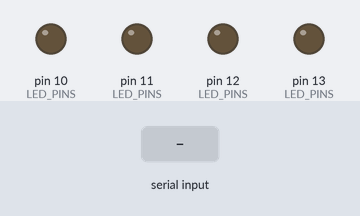
Bench run of a sketch on a simulated Arduino Uno, built with avr-gcc and run on an emulated ATmega328P. Shown: output pins drawn as LEDs (lit = HIGH). Inputs (shaded band) come from the test bench.

Above: at 1.2 s.
1.3 s: "r" received over Serial
At 2.0 s:
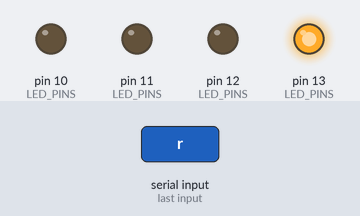
2.8 s: "y" received over Serial
At 3.1 s:
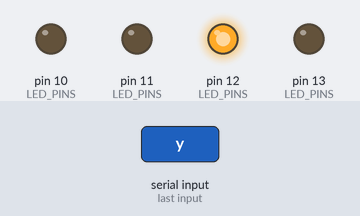
4.3 s: "g" received over Serial
At 5.4 s:
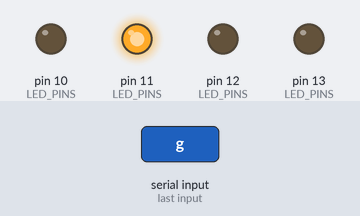
5.8 s: "b" received over Serial
At 6.6 s:
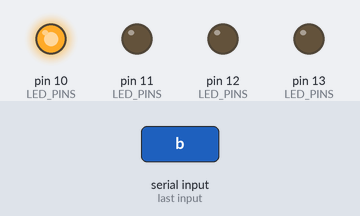
7.3 s: "a" received over Serial
At 7.7 s:
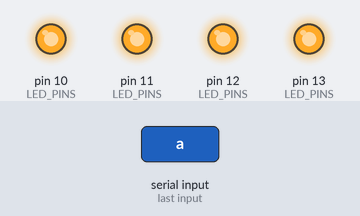
8.8 s: "x" received over Serial
At 10.1 s:
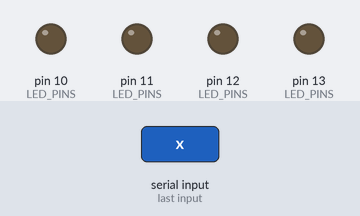
Timing chart, 0 to 11.3 s (numbered marks = the images above; inputs shaded):
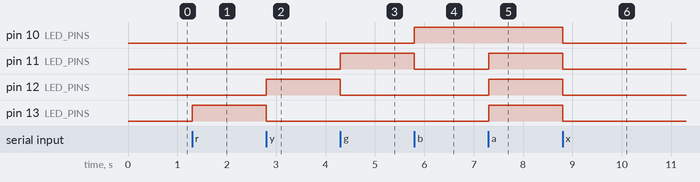

Measured:
- after the input at 1.3 s, pin 13 (LED_PINS): LOW → HIGH at once
- after the input at 2.8 s, pin 12 (LED_PINS): LOW → HIGH at once; pin 13 (LED_PINS): HIGH → LOW at once
- after the input at 4.3 s, pin 11 (LED_PINS): LOW → HIGH at once; pin 12 (LED_PINS): HIGH → LOW at once
- after the input at 5.8 s, pin 10 (LED_PINS): LOW → HIGH at once; pin 11 (LED_PINS): HIGH → LOW at once
- after the input at 7.3 s, pin 11 (LED_PINS), pin 12 (LED_PINS), pin 13 (LED_PINS): LOW → HIGH at once
- after the input at 8.8 s, pin 10 (LED_PINS), pin 11 (LED_PINS), pin 12 (LED_PINS), pin 13 (LED_PINS): HIGH → LOW at once

The sketch:

_22_codigo_arduino.ino
```cpp
namespace Config {
  constexpr int LED_R = 13;
  constexpr int LED_Y = 12;
  constexpr int LED_G = 11;
  constexpr int LED_B = 10;
  constexpr long SERIAL_BAUD = 9600;
}

static const int LED_PINS[] = { Config::LED_R, Config::LED_Y, Config::LED_G, Config::LED_B };
constexpr size_t NUM_LEDS = 4;

void set_all_leds(int state) {
  for (size_t i = 0; i < NUM_LEDS; ++i)
    digitalWrite(LED_PINS[i], state);
}

void process_command(char cmd) {
  set_all_leds(LOW);
  switch (cmd) {
    case 'r': digitalWrite(Config::LED_R, HIGH); break;
    case 'y': digitalWrite(Config::LED_Y, HIGH); break;
    case 'g': digitalWrite(Config::LED_G, HIGH); break;
    case 'b': digitalWrite(Config::LED_B, HIGH); break;
    case 'a':
      set_all_leds(HIGH);
      break;
    case 'x':
      break;
    default:
      break;
  }
}

void setup() {
  Serial.begin(Config::SERIAL_BAUD);
  for (size_t i = 0; i < NUM_LEDS; ++i)
    pinMode(LED_PINS[i], OUTPUT);
  set_all_leds(LOW);
}

void loop() {
  if (Serial.available() > 0) {
    char cmd = static_cast<char>(Serial.read());
    process_command(cmd);
  }
}
```
